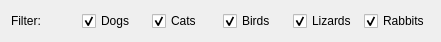
  <widget class="QWidget" name="layoutWidget">
   <property name="geometry">
    <rect>
     <x>10</x>
     <y>460</y>
     <width>441</width>
     <height>25</height>
    </rect>
   </property>
   <layout class="QHBoxLayout" name="horizontalLayout_3">
    <item>
     <widget class="QLabel" name="label">
      <property name="text">
       <string>Filter:</string>
      </property>
     </widget>
    </item>
    <item>
     <widget class="QCheckBox" name="filterDogs">
      <property name="text">
       <string>Dogs</string>
      </property>
      <property name="checked">
       <bool>true</bool>
      </property>
     </widget>
    </item>
    <item>
     <widget class="QCheckBox" name="filterCats">
      <property name="text">
       <string>Cats</string>
      </property>
      <property name="checked">
       <bool>true</bool>
      </property>
     </widget>
    </item>
    <item>
     <widget class="QCheckBox" name="filterBirds">
      <property name="text">
       <string>Birds</string>
      </property>
      <property name="checked">
       <bool>true</bool>
      </property>
     </widget>
    </item>
    <item>
     <widget class="QCheckBox" name="filterLizards">
      <property name="text">
       <string>Lizards</string>
      </property>
      <property name="checked">
       <bool>true</bool>
      </property>
     </widget>
    </item>
    <item>
     <widget class="QCheckBox" name="filterRabbits">
      <property name="text">
       <string>Rabbits</string>
      </property>
      <property name="checked">
       <bool>true</bool>
      </property>
     </widget>
    </item>
   </layout>
  </widget>
